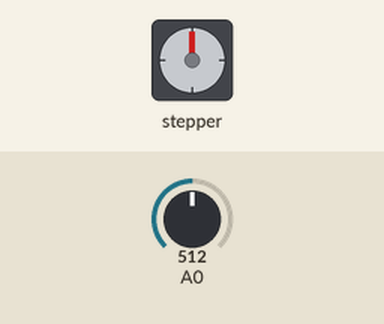
This program was run on a simulated ESP8266 (NodeMCU). Parts: stepper motor. The test bench sets the inputs (shaded band); at power-on: A0 = 512. Stepper angles assume 4096 steps per turn; what the program prints to the serial monitor is not drawn.

Above: at 0.1 s.
At 2.12 s:
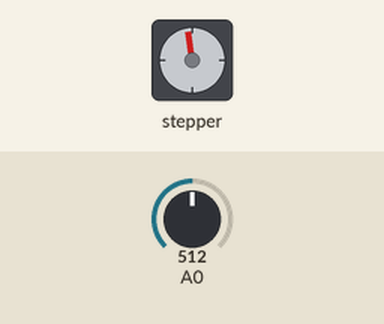
At 8.15 s:
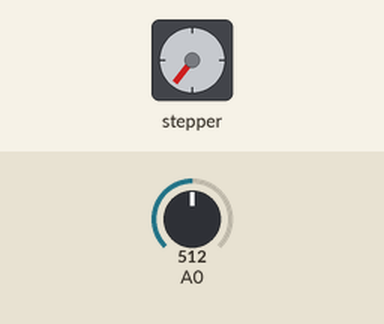
At 14.46 s:
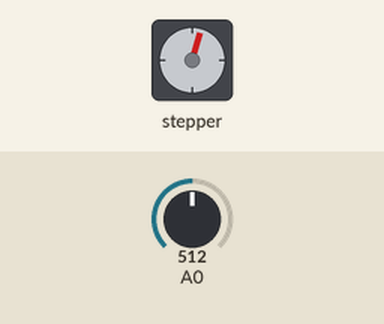
Timing chart, 0 to 16.9 s (numbered marks = the images above):
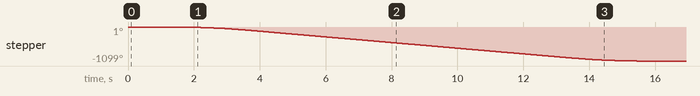

Measured:
- by itself, stepper: turns 1099° counter-clockwise in 13.9 s

The program:

main.cpp
```cpp
#include <Arduino.h>
#include <MoistSensor.h>
#include <MoistSensor.cpp>
#include <WiFiServerController.h>
#include <WiFiServerController.cpp>
#include <AccelStepper.h>


int pin = D0;// Define the pin to which the moisture sensor is connected
long lastUpdateTime;
long interval; // Time interval for periodic actions
long currentTime;
char ssid[] = "OnePlus Nord"; // WiFi network SSID
char password[] = "123456789"; // WiFi network password
int targetPosition = 0; // Initial target position for the stepper motor
const int maxDistance = 12500; // Maximum distance the stepper motor can travel

// Define pins for the stepper motor control
#define IN1 5
#define IN2 4
#define IN3 14
#define IN4 12

// Create instances of the MoistSensor, WiFiServerController, and AccelStepper classes
MoistSensor moist(pin);
WiFiServerController server(ssid, password);
AccelStepper stepper(AccelStepper::HALF4WIRE, IN1, IN3, IN2, IN4);

void setup() {
  Serial.begin(115200);
  server.begin();
  lastUpdateTime = 0;
  interval = 500;

  // Configure the stepper motor settings
  stepper.setMaxSpeed(1500);
  stepper.setAcceleration(750);
  stepper.moveTo(0); // Set the initial target position to 0
}

void loop() {
  // Handle client requests for the WiFi server
  server.handleClient();
  currentTime = millis();

  // Check if it's time to perform actions based on the defined time interval
  if (currentTime - lastUpdateTime >= interval) {
    lastUpdateTime = currentTime;
    moist.update(); // Update moisture sensor data

    // If the moisture sensor detects wetness
    if (moist.getIsWet()) {
      server.setIsOn(false); // Turn off something controlled by the server
      stepper.moveTo(-maxDistance); // Move the stepper motor to a negative maximum distance
    }
    // If something is currently moving as per server control
    else if (server._isMoving) {
      // Increment the target position and move the stepper motor (if within limits)
      if (targetPosition <= maxDistance) {
        targetPosition += 500;
        stepper.moveTo(targetPosition);
        server.move(false); // Update the server to indicate that movement has finished
      }
    }
    // If the server is on
    else if (server.getIsOn()) {
      // Move the stepper motor to the target position (if within limits)
      if (targetPosition <= maxDistance) {
        stepper.moveTo(targetPosition);

        // If the stepper motor has reached the target position, increment the target position
        if (stepper.distanceToGo() == 0) {
          targetPosition += 500;
        }
      }
    }
  }
  stepper.run(); // Run the stepper motor
}
```
